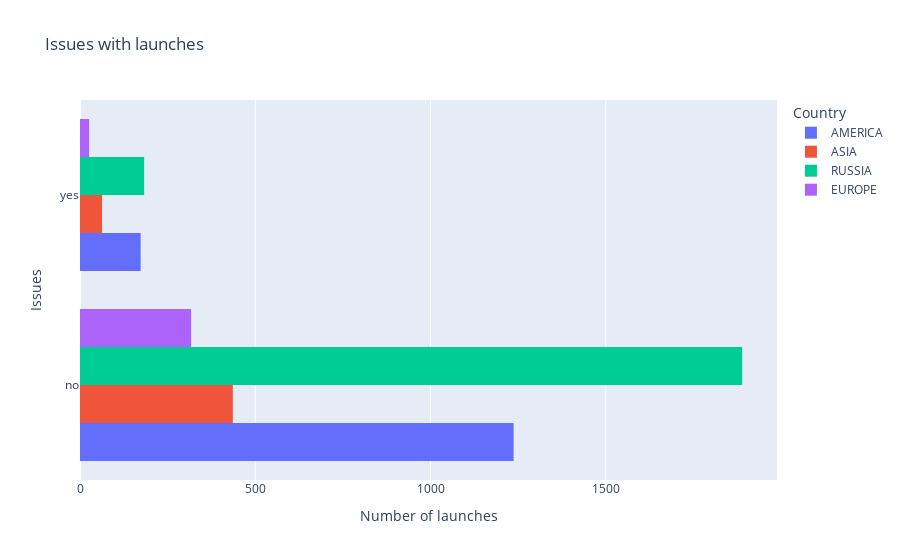

The code cell stored with this chart in its notebook:
### Markdown cell above
## Analisi dei problemi con i lanci
Grazie a questo istogramma possiamo comprendere quale sia il più grande lanciatore: la Russia. <br>
Tuttavia da questo grafico non si capisce con precisione da quali compagnie avvengano i lanci con il minor numero di problemi.

### Code cell
fig = px.histogram(df, orientation="h", y="Issues", color="Country", title="Issues with launches", barmode="group")
labels={"Missione":"Problemi con lancio","Zona":"Zona compagnia"}
fig.layout["xaxis"]["title"] = "Number of launches"
fig.layout["yaxis"]["title"] = "Issues"
fig.layout["legend"]["title"]["text"] = "Country"
fig

### Figure 1 — Plotly figure (JSON) as saved in the notebook; plotly's stock layout.template omitted (floating-point values rounded to 4 significant figures; data arrays with more than 128 entries replaced by an {"elided": "..."} marker saying what was removed)
{"data": [{"alignmentgroup": "True", "bingroup": "y", "hovertemplate": "Country=AMERICA<br>count=%{x}<br>Issues=%{y}<extra></extra>", "legendgroup": "AMERICA", "marker": {"color": "#636efa"}, "name": "AMERICA", "offsetgroup": "AMERICA", "orientation": "h", "showlegend": true, "type": "histogram", "xaxis": "x", "y": {"elided": "1410 str values"}, "yaxis": "y"}, {"alignmentgroup": "True", "bingroup": "y", "hovertemplate": "Country=ASIA<br>count=%{x}<br>Issues=%{y}<extra></extra>", "legendgroup": "ASIA", "marker": {"color": "#EF553B"}, "name": "ASIA", "offsetgroup": "ASIA", "orientation": "h", "showlegend": true, "type": "histogram", "xaxis": "x", "y": {"elided": "499 str values"}, "yaxis": "y"}, {"alignmentgroup": "True", "bingroup": "y", "hovertemplate": "Country=RUSSIA<br>count=%{x}<br>Issues=%{y}<extra></extra>", "legendgroup": "RUSSIA", "marker": {"color": "#00cc96"}, "name": "RUSSIA", "offsetgroup": "RUSSIA", "orientation": "h", "showlegend": true, "type": "histogram", "xaxis": "x", "y": {"elided": "2072 str values"}, "yaxis": "y"}, {"alignmentgroup": "True", "bingroup": "y", "hovertemplate": "Country=EUROPE<br>count=%{x}<br>Issues=%{y}<extra></extra>", "legendgroup": "EUROPE", "marker": {"color": "#ab63fa"}, "name": "EUROPE", "offsetgroup": "EUROPE", "orientation": "h", "showlegend": true, "type": "histogram", "xaxis": "x", "y": {"elided": "343 str values"}, "yaxis": "y"}], "layout": {"barmode": "group", "legend": {"title": {"text": "Country"}, "tracegroupgap": 0}, "title": {"text": "Issues with launches"}, "xaxis": {"anchor": "y", "domain": [0, 1], "title": {"text": "Number of launches"}}, "yaxis": {"anchor": "x", "domain": [0, 1], "title": {"text": "Issues"}}}}
